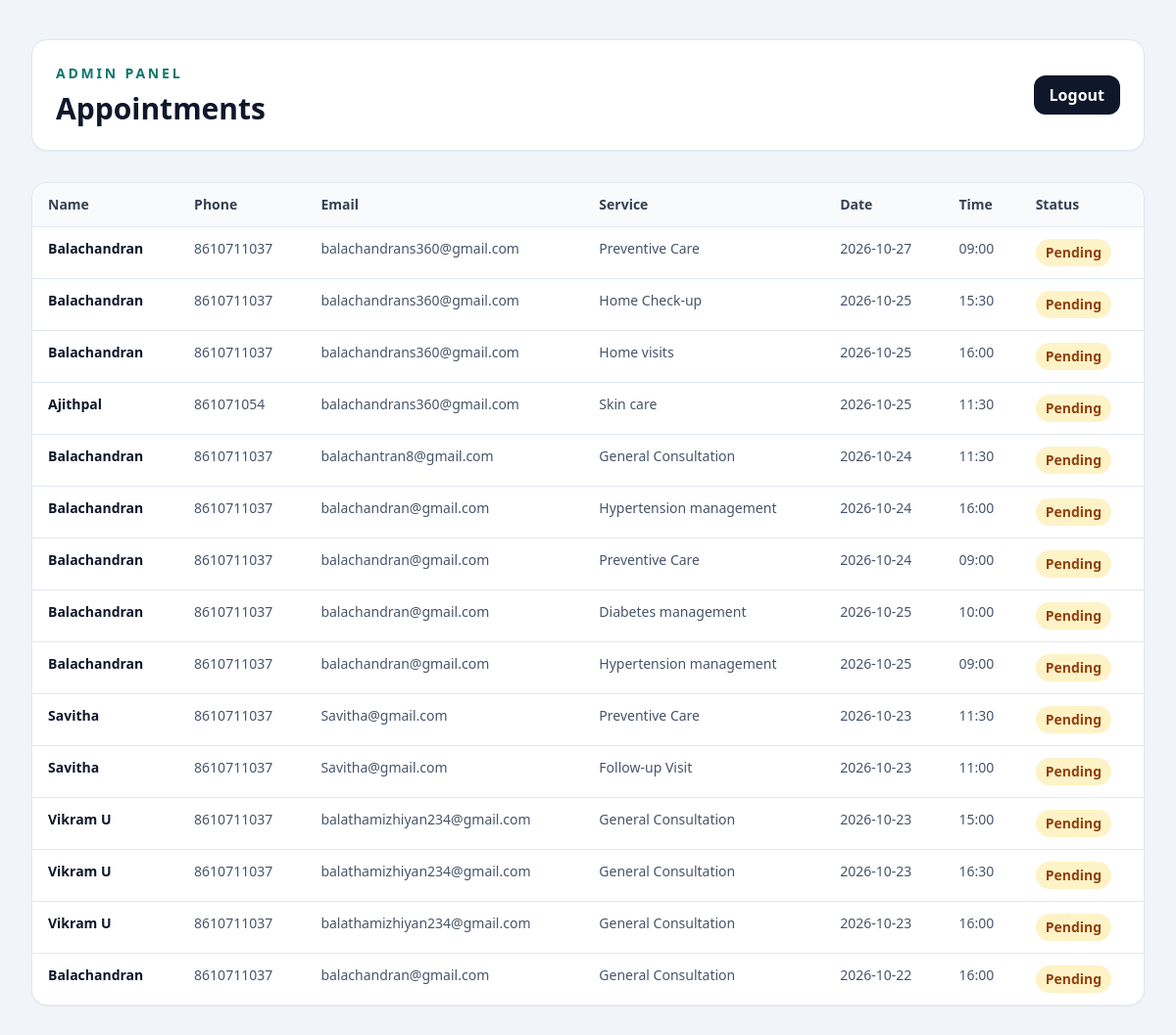
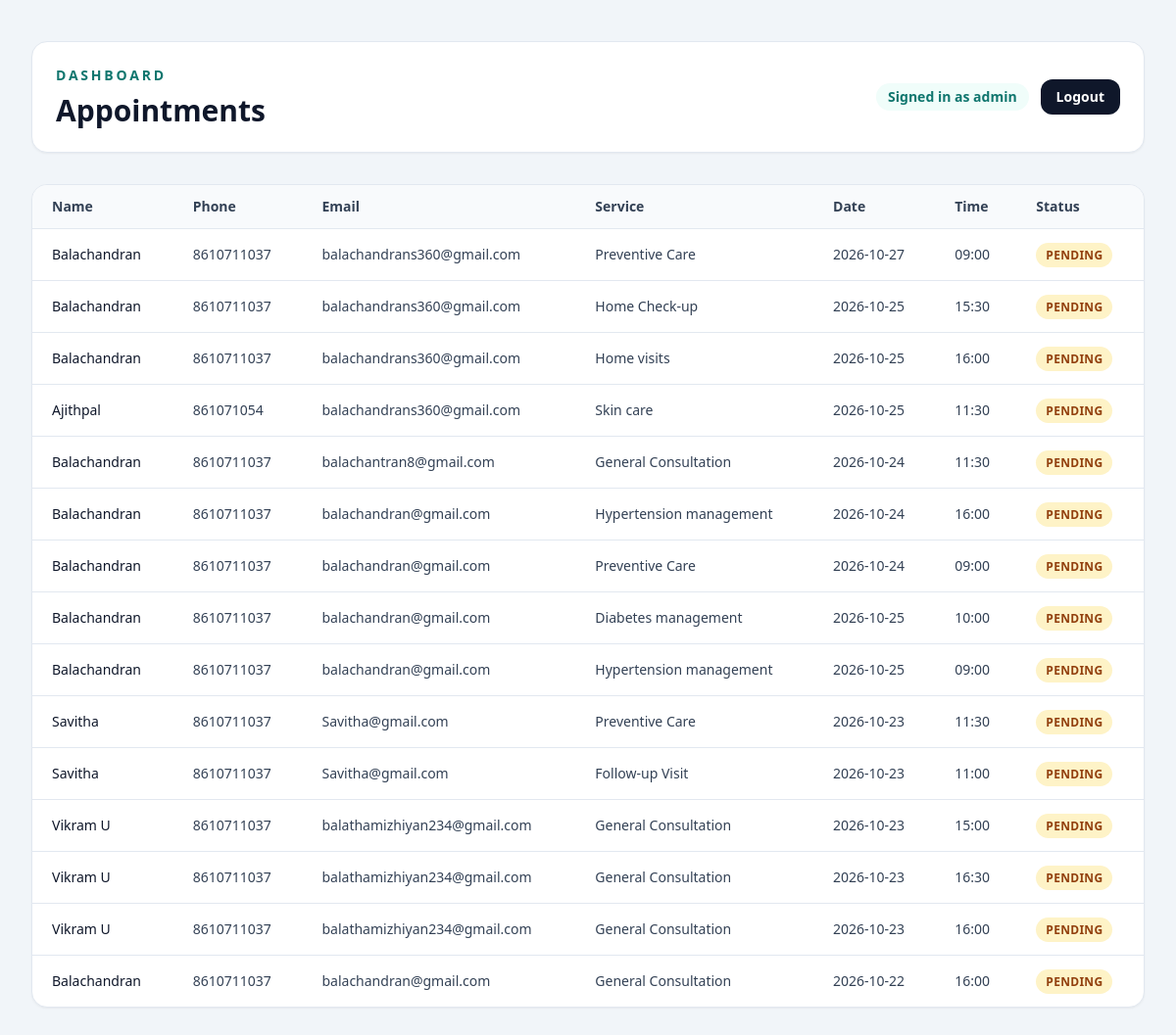
The app's page /admin (signed in), older data (2 pictures, top to bottom).
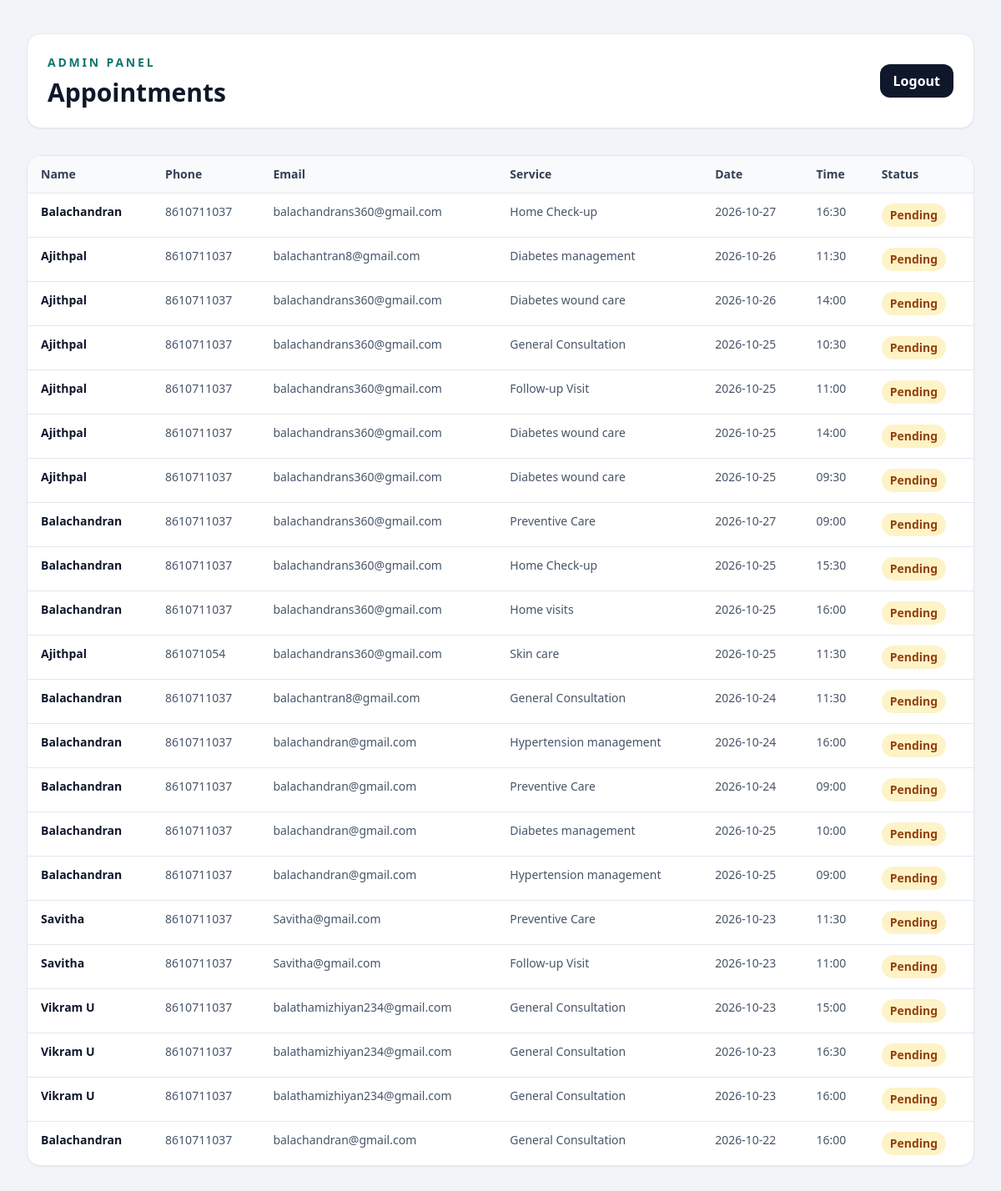
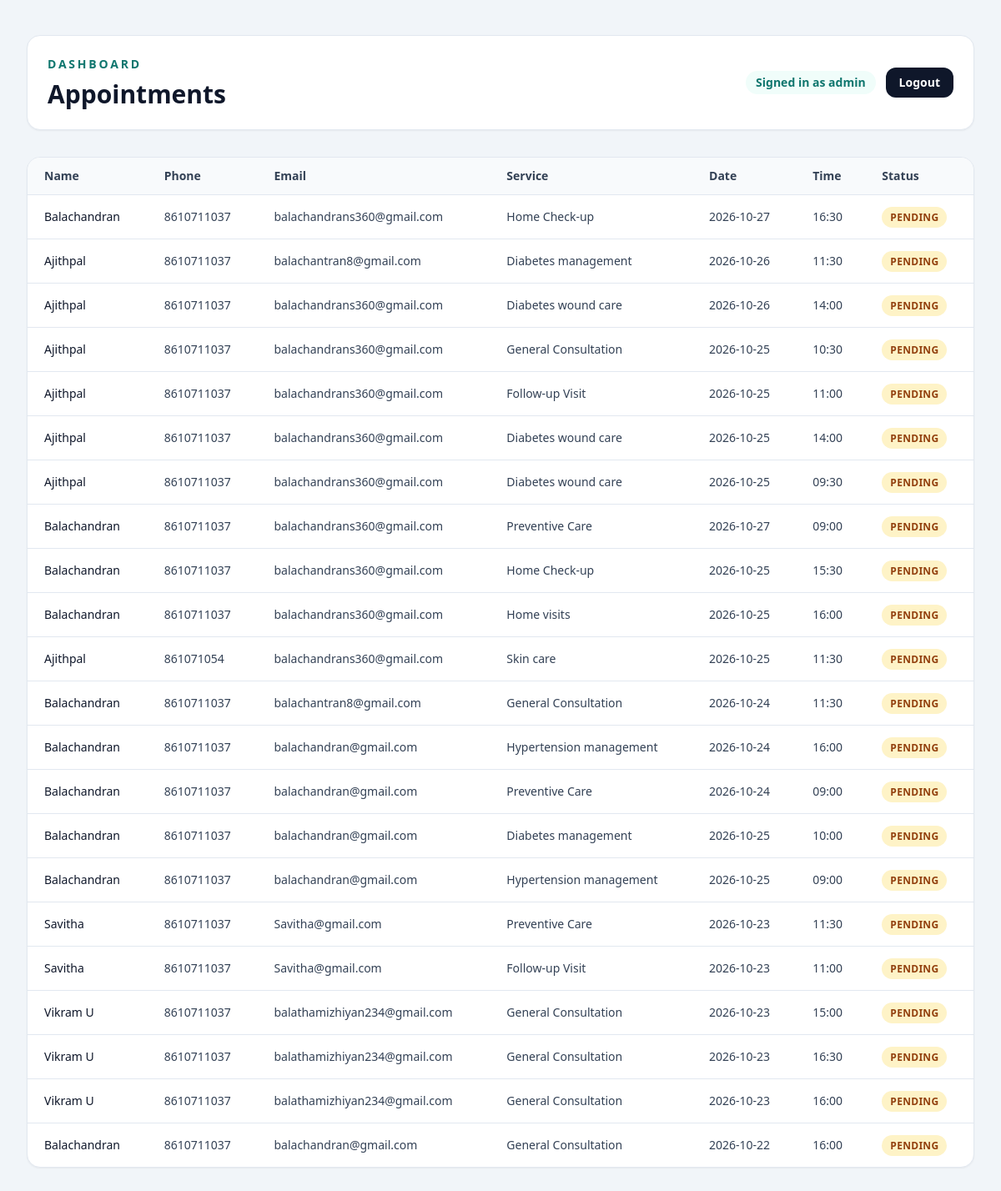
The same page, newer data (2 pictures, top to bottom).
### tables this page shows
CREATE TABLE appointments (
                id INTEGER PRIMARY KEY AUTOINCREMENT,
                patient_name TEXT NOT NULL,
                phone TEXT NOT NULL,
                email TEXT,
                service TEXT NOT NULL,
                appointment_date TEXT NOT NULL,
                appointment_time TEXT NOT NULL,
                message TEXT,
                status TEXT NOT NULL DEFAULT 'Pending',
                created_at TEXT NOT NULL DEFAULT CURRENT_TIMESTAMP,
                UNIQUE(appointment_date, appointment_time)
            );

### app.py (the view)
@app.get("/admin")
@admin_login_required
def admin_dashboard():
    with get_db() as conn:
        appointments = conn.execute(
            "SELECT * FROM appointments ORDER BY created_at DESC"
        ).fetchall()
    return render_template("admin_dashboard.html", appointments=appointments)

### app.py (called while the page is built)
@app.after_request
def add_security_headers(response):
    response.headers.setdefault("X-Content-Type-Options", "nosniff")
    response.headers.setdefault("X-Frame-Options", "SAMEORIGIN")
    response.headers.setdefault("Referrer-Policy", "strict-origin-when-cross-origin")
    if APP_ENV == "production":
        response.headers.setdefault("Strict-Transport-Security", "max-age=31536000")
    return response

@contextmanager
def get_db():
    conn = sqlite3.connect(DB_PATH)
    conn.row_factory = sqlite3.Row
    try:
        with conn:
            yield conn
    finally:
        conn.close()

def admin_login_required(view):
    @wraps(view)
    def wrapped_view(*args, **kwargs):
        if not session.get("admin_logged_in"):
            return redirect(url_for("admin_login"))
        return view(*args, **kwargs)
    return wrapped_view

### templates/admin_dashboard.html (shortened to what this page needs)
<!doctype html>
<html lang="en">
<head>
  <script src="https://cdn.tailwindcss.com"></script>
</head>
<body class="bg-slate-100 text-slate-800 antialiased">
  <div class="mx-auto max-w-7xl px-4 py-10 sm:px-6 lg:px-8">
    <div class="mb-8 flex flex-col gap-4 rounded-2xl border border-slate-200 bg-white p-6 shadow-sm sm:flex-row sm:items-center sm:justify-between">
      <div>
        <p class="text-sm font-bold uppercase tracking-[.2em] text-teal-700">Admin Panel</p>
        <h1 class="mt-2 text-3xl font-extrabold text-slate-900">Appointments</h1>
      </div>
      <form method="post" action="{{ url_for('admin_logout') }}"><input type="hidden" name="csrf_token" value="{{ csrf_token() }}"><button type="submit" class="rounded-xl bg-slate-900 px-4 py-2 font-semibold text-white transition hover:bg-slate-800">Logout</button></form>
    </div>
    <div class="overflow-hidden rounded-2xl border border-slate-200 bg-white shadow-sm">
      <div class="overflow-x-auto">
        <table class="min-w-full divide-y divide-slate-200 text-left">
          <thead class="bg-slate-50">
            <tr>
              <th class="px-4 py-3 text-sm font-semibold text-slate-700">Name</th>
              <th class="px-4 py-3 text-sm font-semibold text-slate-700">Phone</th>
              <th class="px-4 py-3 text-sm font-semibold text-slate-700">Email</th>
              <th class="px-4 py-3 text-sm font-semibold text-slate-700">Service</th>
              <th class="px-4 py-3 text-sm font-semibold text-slate-700">Date</th>
              <th class="px-4 py-3 text-sm font-semibold text-slate-700">Time</th>
              <th class="px-4 py-3 text-sm font-semibold text-slate-700">Status</th>
            </tr>
          </thead>
          <tbody class="divide-y divide-slate-200">
            {% if appointments %}
              {% for appointment in appointments %}
                <tr class="align-top">
                  <td class="px-4 py-3 text-sm font-semibold text-slate-900">{{ appointment.patient_name }}</td>
                  <td class="px-4 py-3 text-sm text-slate-600">{{ appointment.phone }}</td>
                  <td class="px-4 py-3 text-sm text-slate-600">{{ appointment.email or '—' }}</td>
                  <td class="px-4 py-3 text-sm text-slate-600">{{ appointment.service }}</td>
                  <td class="px-4 py-3 text-sm text-slate-600">{{ appointment.appointment_date }}</td>
                  <td class="px-4 py-3 text-sm text-slate-600">{{ appointment.appointment_time }}</td>
                  <td class="px-4 py-3 text-sm">
                    <span class="inline-flex rounded-full bg-amber-100 px-2.5 py-1 font-semibold text-amber-800">{{ appointment.status }}</span>
                  </td>
                </tr>
              {% endfor %}
            {% else %}
              <tr>
                <td colspan="7" class="px-4 py-10 text-center text-slate-500">No appointments yet.</td>
              </tr>
            {% endif %}
          </tbody>
        </table>
      </div>
    </div>
  </div>
</body>
</html>
<!doctype html>
<html lang="en">
<head>
  <script src="https://cdn.tailwindcss.com"></script>
</head>
<body class="bg-slate-100 text-slate-800 antialiased">
  <div class="mx-auto max-w-7xl px-4 py-8 sm:px-6 lg:px-8">
    <div class="mb-8 flex flex-col gap-4 rounded-2xl border border-slate-200 bg-white p-6 shadow-sm sm:flex-row sm:items-center sm:justify-between">
      <div>
        <p class="text-sm font-bold uppercase tracking-[.2em] text-teal-700">Dashboard</p>
        <h1 class="mt-2 text-3xl font-extrabold text-slate-900">Appointments</h1>
      </div>
      <div class="flex items-center gap-3">
        <span class="rounded-full bg-teal-50 px-3 py-1 text-sm font-semibold text-teal-700">Signed in as {{ session.get('admin_username', 'admin') }}</span>
        <form method="post" action="{{ url_for('admin_logout') }}"><input type="hidden" name="csrf_token" value="{{ csrf_token() }}"><button type="submit" class="rounded-xl bg-slate-900 px-4 py-2 text-sm font-bold text-white transition hover:bg-slate-700">Logout</button></form>
      </div>
    </div>
    <div class="overflow-hidden rounded-2xl border border-slate-200 bg-white shadow-sm">
      <div class="overflow-x-auto">
        <table class="min-w-full text-left text-sm">
          <thead class="bg-slate-50 text-slate-700">
            <tr>
              <th class="px-5 py-3 font-bold">Name</th>
              <th class="px-5 py-3 font-bold">Phone</th>
              <th class="px-5 py-3 font-bold">Email</th>
              <th class="px-5 py-3 font-bold">Service</th>
              <th class="px-5 py-3 font-bold">Date</th>
              <th class="px-5 py-3 font-bold">Time</th>
              <th class="px-5 py-3 font-bold">Status</th>
            </tr>
          </thead>
          <tbody>
            {% if appointments %}
              {% for appointment in appointments %}
                <tr class="border-t border-slate-200">
                  <td class="px-5 py-4 font-medium text-slate-900">{{ appointment['patient_name'] }}</td>
                  <td class="px-5 py-4 text-slate-700">{{ appointment['phone'] }}</td>
                  <td class="px-5 py-4 text-slate-700">{{ appointment['email'] or '—' }}</td>
                  <td class="px-5 py-4 text-slate-700">{{ appointment['service'] }}</td>
                  <td class="px-5 py-4 text-slate-700">{{ appointment['appointment_date'] }}</td>
                  <td class="px-5 py-4 text-slate-700">{{ appointment['appointment_time'] }}</td>
                  <td class="px-5 py-4">
                    <span class="rounded-full bg-amber-100 px-2.5 py-1 text-xs font-bold uppercase tracking-wide text-amber-800">{{ appointment['status'] }}</span>
                  </td>
                </tr>
              {% endfor %}
            {% else %}
              <tr>
                <td colspan="7" class="px-5 py-10 text-center text-slate-500">No appointment requests yet.</td>
              </tr>
            {% endif %}
          </tbody>
        </table>
      </div>
    </div>
  </div>
</body>
</html>

Row changes from the older to the newer data that the page shows:
added appointments: patient_name "Balachandran", phone "8610711037", email "balachandrans360@gmail.com", service "Home Check-up", appointment_date "2026-10-27", appointment_time "16:30", status "Pending", status "PENDING"
added appointments: patient_name "Ajithpal", phone "8610711037", email "balachantran8@gmail.com", service "Diabetes management", appointment_date "2026-10-26", appointment_time "11:30", status "Pending", status "PENDING"
added appointments: patient_name "Ajithpal", phone "8610711037", email "balachandrans360@gmail.com", service "Diabetes wound care", appointment_date "2026-10-26", appointment_time "14:00", status "Pending", status "PENDING"
added appointments: patient_name "Ajithpal", phone "8610711037", email "balachandrans360@gmail.com", service "General Consultation", appointment_date "2026-10-25", appointment_time "10:30", status "Pending", status "PENDING"
added appointments: patient_name "Ajithpal", phone "8610711037", email "balachandrans360@gmail.com", service "Follow-up Visit", appointment_date "2026-10-25", appointment_time "11:00", status "Pending", status "PENDING"
added appointments: patient_name "Ajithpal", phone "8610711037", email "balachandrans360@gmail.com", service "Diabetes wound care", appointment_date "2026-10-25", appointment_time "14:00", status "Pending", status "PENDING"
added appointments: patient_name "Ajithpal", phone "8610711037", email "balachandrans360@gmail.com", service "Diabetes wound care", appointment_date "2026-10-25", appointment_time "09:30", status "Pending", status "PENDING"
